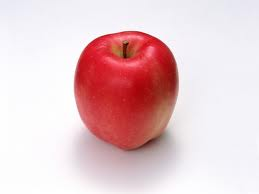
#> input picture Data/Apple/apple1.jpg, 259 x 194 px; its folder holds only this picture in this run
$ python Sift_extractor.py   (older library calls are emulated)
#> lines starting #> are read from the running program, lines starting #| are printed output that depends on the picture
### Pickle_Keypoints.py
import cv2
import numpy as np
def pickle_keypoints(keypoints, descriptors):  #Change format of kp1 returned by sift
    i=0
    temp_array = []
    for point in keypoints:
        temp = descriptors[i]
        i+=1
        temp_array.append(temp)
    return temp_array

# [9 lines left out: function unpickle_keypoints, not called in this run]

### Sift_extractor.py
import os
import cPickle as pickle
import numpy as np
import cv2
from Pickle_Keypoints import pickle_keypoints

path = os.getcwd()
os.chdir(path + '/'+'Data')  #Change Directory
parentdir = os.getcwd()  #Get current Directory
ptlistdir = os.listdir(parentdir)
ptlistdir_cpy = ptlistdir
sift = cv2.SIFT()  #intialize sift object
os.chdir(path)
Keypt = open("Keypt_Desc.p","wb")  #Open File
for x in range(0,len(ptlistdir)):
    temp_array=[]
    childdir = parentdir +'/'+ ptlistdir[x]
    childdir_cpy = childdir
    os.chdir(childdir)
    cllistdir = os.listdir(childdir)
    print(len(cllistdir))
    for y in range(0,len(cllistdir)):
        childdir_cpy = childdir + '/' + cllistdir[y]
        img = cv2.imread(childdir_cpy,0)
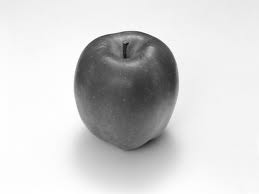
#> img: shape (194, 259); min 15, max 255, mean 211
        kp, desc = sift.detectAndCompute(img,None)  #Computing Sift Keypoints and Descriptor's
#> kp = 29 keypoints; strongest (x, y, size): (128, 90, 69.3), (150, 51, 6.3), (87, 47, 2.2), (126, 51, 9.8)
        temp = pickle_keypoints(kp,desc)
#> the loop in pickle_keypoints, `for point in keypoints:` made 29 passes
#> point on passes 1 to 12: keypoint at (78, 107), size 2, keypoint at (80.9, 115.5), size 2.1, keypoint at (83.1, 118.9), size 2.8, keypoint at (86.1, 44.3), size 2.1, keypoint at (87, 47), size 2.2, keypoint at (102.1, 45.6), size 4.3, keypoint at (110, 60.3), size 4.9, keypoint at (111.5, 54.9), size 3.8, keypoint at (119.1, 53), size 4.2, keypoint at (121, 39), size 4.2, keypoint at (125.9, 50.6), size 9.8, keypoint at (127.6, 89.9), size 69.3
#> after the loop in pickle_keypoints, `for point in keypoints:`: i = 29; temp_array = 29 items
#> temp = 29 items
        temp_array.extend(temp)
        print(childdir_cpy)
    os.chdir(path)  #Change Directory
    pickle.dump(temp_array,Keypt)  #Saving The Keypoints and Descriptor's
    del temp_array
#> pass 2 of the loop `for x in range(0,len(ptlistdir)):`:
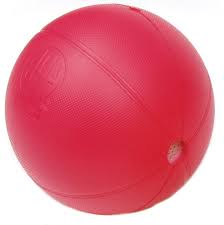
#> input picture Data/Ball/download (1).jpg, 224 x 225 px
#> `img = cv2.imread(childdir_cpy,0)`:
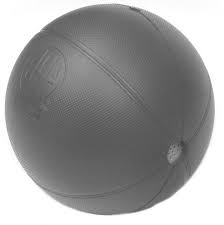
#> img: shape (225, 224); min 65, max 255, mean 155.1
#> kp = 22 keypoints; strongest (x, y, size): (111, 117, 99.9), (162, 168, 40.2), (166, 59, 40.7), (149, 207, 1.9)
#> the loop in pickle_keypoints (call 2), `for point in keypoints:` made 22 passes
#> point on passes 1 to 8: keypoint at (10.4, 138.7), size 2.4, keypoint at (13, 152.4), size 1.8, keypoint at (30, 38.3), size 2, keypoint at (43.9, 188.4), size 2.7, keypoint at (52.6, 196.4), size 2.1, keypoint at (56.4, 198.5), size 2.9, keypoint at (61.5, 201.7), size 2.9, keypoint at (68.7, 204.9), size 3.1
#> temp = 22 items
Keypt.close()
